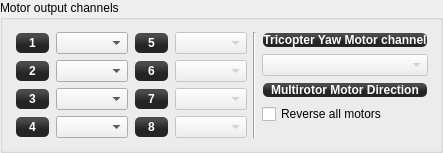
                <widget class="QGroupBox" name="groupBox">
                 <property name="sizePolicy">
                  <sizepolicy hsizetype="Preferred" vsizetype="Preferred">
                   <horstretch>0</horstretch>
                   <verstretch>0</verstretch>
                  </sizepolicy>
                 </property>
                 <property name="minimumSize">
                  <size>
                   <width>0</width>
                   <height>140</height>
                  </size>
                 </property>
                 <property name="title">
                  <string>Motor output channels</string>
                 </property>
                 <layout class="QGridLayout" name="gridLayout_6" columnstretch="1,1,0,0,1">
                  <property name="leftMargin">
                   <number>12</number>
                  </property>
                  <property name="topMargin">
                   <number>12</number>
                  </property>
                  <property name="rightMargin">
                   <number>12</number>
                  </property>
                  <property name="bottomMargin">
                   <number>12</number>
                  </property>
                  <item row="0" column="0" rowspan="5">
                   <layout class="QFormLayout" name="formLayout_2">
                    <property name="sizeConstraint">
                     <enum>QLayout::SetMaximumSize</enum>
                    </property>
                    <property name="fieldGrowthPolicy">
                     <enum>QFormLayout::AllNonFixedFieldsGrow</enum>
                    </property>
                    <property name="verticalSpacing">
                     <number>6</number>
                    </property>
                    <item row="0" column="0">
                     <widget class="QLabel" name="MotorOutputLabel1">
                      <property name="minimumSize">
                       <size>
                        <width>35</width>
                        <height>0</height>
                       </size>
                      </property>
                      <property name="styleSheet">
                       <string notr="true">background-color: qlineargradient(spread:reflect, x1:0.507, y1:0, x2:0.507, y2:0.772, stop:0.208955 rgba(74, 74, 74, 255), stop:0.78607 rgba(36, 36, 36, 255));
color: rgb(255, 255, 255);
border-radius: 5;
font: bold 12px;
margin:1px;</string>
                      </property>
                      <property name="text">
                       <string>1</string>
                      </property>
                      <property name="alignment">
                       <set>Qt::AlignCenter</set>
                      </property>
                     </widget>
                    </item>
                    <item row="0" column="1">
                     <widget class="QComboBox" name="multiMotorChannelBox1">
                      <property name="toolTip">
                       <string>Assign your motor output channels using the drawing above as a reference. Respect propeller rotation.</string>
                      </property>
                     </widget>
                    </item>
                    <item row="1" column="0">
                     <widget class="QLabel" name="MotorOutputLabel2">
                      <property name="minimumSize">
                       <size>
                        <width>35</width>
                        <height>0</height>
                       </size>
                      </property>
                      <property name="styleSheet">
                       <string notr="true">background-color: qlineargradient(spread:reflect, x1:0.507, y1:0, x2:0.507, y2:0.772, stop:0.208955 rgba(74, 74, 74, 255), stop:0.78607 rgba(36, 36, 36, 255));
color: rgb(255, 255, 255);
border-radius: 5;
font: bold 12px;
margin:1px;</string>
                      </property>
                      <property name="text">
                       <string>2</string>
                      </property>
                      <property name="alignment">
                       <set>Qt::AlignCenter</set>
                      </property>
                     </widget>
                    </item>
                    <item row="1" column="1">
                     <widget class="QComboBox" name="multiMotorChannelBox2">
                      <property name="toolTip">
                       <string>Assign your motor output channels using the drawing above as a reference. Respect propeller rotation.</string>
                      </property>
                     </widget>
                    </item>
                    <item row="2" column="0">
                     <widget class="QLabel" name="MotorOutputLabel3">
                      <property name="minimumSize">
                       <size>
                        <width>35</width>
                        <height>0</height>
                       </size>
                      </property>
                      <property name="styleSheet">
                       <string notr="true">background-color: qlineargradient(spread:reflect, x1:0.507, y1:0, x2:0.507, y2:0.772, stop:0.208955 rgba(74, 74, 74, 255), stop:0.78607 rgba(36, 36, 36, 255));
color: rgb(255, 255, 255);
border-radius: 5;
font: bold 12px;
margin:1px;</string>
                      </property>
                      <property name="text">
                       <string>3</string>
                      </property>
                      <property name="alignment">
                       <set>Qt::AlignCenter</set>
                      </property>
                     </widget>
                    </item>
                    <item row="2" column="1">
                     <widget class="QComboBox" name="multiMotorChannelBox3">
                      <property name="toolTip">
                       <string>Assign your motor output channels using the drawing above as a reference. Respect propeller rotation.</string>
                      </property>
                     </widget>
                    </item>
                    <item row="3" column="0">
                     <widget class="QLabel" name="MotorOutputLabel4">
                      <property name="minimumSize">
                       <size>
                        <width>35</width>
                        <height>0</height>
                       </size>
                      </property>
                      <property name="styleSheet">
                       <string notr="true">background-color: qlineargradient(spread:reflect, x1:0.507, y1:0, x2:0.507, y2:0.772, stop:0.208955 rgba(74, 74, 74, 255), stop:0.78607 rgba(36, 36, 36, 255));
color: rgb(255, 255, 255);
border-radius: 5;
font: bold 12px;
margin:1px;</string>
                      </property>
                      <property name="text">
                       <string>4</string>
                      </property>
                      <property name="alignment">
                       <set>Qt::AlignCenter</set>
                      </property>
                     </widget>
                    </item>
                    <item row="3" column="1">
                     <widget class="QComboBox" name="multiMotorChannelBox4">
                      <property name="toolTip">
                       <string>Assign your motor output channels using the drawing above as a reference. Respect propeller rotation.</string>
                      </property>
                     </widget>
                    </item>
                   </layout>
                  </item>
                  <item row="0" column="1" rowspan="5">
                   <layout class="QFormLayout" name="formLayout_4">
                    <property name="sizeConstraint">
                     <enum>QLayout::SetMaximumSize</enum>
                    </property>
                    <property name="fieldGrowthPolicy">
                     <enum>QFormLayout::AllNonFixedFieldsGrow</enum>
                    </property>
                    <property name="verticalSpacing">
                     <number>6</number>
                    </property>
                    <item row="0" column="0">
                     <widget class="QLabel" name="MotorOutputLabel5">
                      <property name="minimumSize">
                       <size>
                        <width>35</width>
                        <height>0</height>
                       </size>
                      </property>
                      <property name="styleSheet">
                       <string notr="true">background-color: qlineargradient(spread:reflect, x1:0.507, y1:0, x2:0.507, y2:0.772, stop:0.208955 rgba(74, 74, 74, 255), stop:0.78607 rgba(36, 36, 36, 255));
color: rgb(255, 255, 255);
border-radius: 5;
font: bold 12px;
margin:1px;</string>
                      </property>
                      <property name="text">
                       <string>5</string>
                      </property>
                      <property name="alignment">
                       <set>Qt::AlignCenter</set>
                      </property>
                     </widget>
                    </item>
                    <item row="0" column="1">
                     <widget class="QComboBox" name="multiMotorChannelBox5">
                      <property name="enabled">
                       <bool>false</bool>
                      </property>
                      <property name="sizePolicy">
                       <sizepolicy hsizetype="Preferred" vsizetype="Fixed">
                        <horstretch>0</horstretch>
                        <verstretch>0</verstretch>
                       </sizepolicy>
                      </property>
                      <property name="toolTip">
                       <string>Assign your motor output channels using the drawing above as a reference. Respect propeller rotation.</string>
                      </property>
                     </widget>
                    </item>
                    <item row="1" column="0">
                     <widget class="QLabel" name="MotorOutputLabel6">
                      <property name="minimumSize">
                       <size>
                        <width>35</width>
                        <height>0</height>
                       </size>
                      </property>
                      <property name="styleSheet">
                       <string notr="true">background-color: qlineargradient(spread:reflect, x1:0.507, y1:0, x2:0.507, y2:0.772, stop:0.208955 rgba(74, 74, 74, 255), stop:0.78607 rgba(36, 36, 36, 255));
color: rgb(255, 255, 255);
border-radius: 5;
font: bold 12px;
margin:1px;</string>
                      </property>
                      <property name="text">
                       <string>6</string>
                      </property>
                      <property name="alignment">
                       <set>Qt::AlignCenter</set>
                      </property>
                     </widget>
                    </item>
                    <item row="1" column="1">
                     <widget class="QComboBox" name="multiMotorChannelBox6">
                      <property name="enabled">
                       <bool>false</bool>
                      </property>
                      <property name="toolTip">
                       <string>Assign your motor output channels using the drawing above as a reference. Respect propeller rotation.</string>
                      </property>
                     </widget>
                    </item>
                    <item row="2" column="0">
                     <widget class="QLabel" name="MotorOutputLabel7">
                      <property name="minimumSize">
                       <size>
                        <width>35</width>
                        <height>0</height>
                       </size>
                      </property>
                      <property name="styleSheet">
                       <string notr="true">background-color: qlineargradient(spread:reflect, x1:0.507, y1:0, x2:0.507, y2:0.772, stop:0.208955 rgba(74, 74, 74, 255), stop:0.78607 rgba(36, 36, 36, 255));
color: rgb(255, 255, 255);
border-radius: 5;
font: bold 12px;
margin:1px;</string>
                      </property>
                      <property name="text">
                       <string>7</string>
                      </property>
                      <property name="alignment">
                       <set>Qt::AlignCenter</set>
                      </property>
                     </widget>
                    </item>
                    <item row="2" column="1">
                     <widget class="QComboBox" name="multiMotorChannelBox7">
                      <property name="enabled">
                       <bool>false</bool>
                      </property>
                      <property name="toolTip">
                       <string>Assign your motor output channels using the drawing above as a reference. Respect propeller rotation.</string>
                      </property>
                     </widget>
                    </item>
                    <item row="3" column="0">
                     <widget class="QLabel" name="MotorOutputLabel8">
                      <property name="minimumSize">
                       <size>
                        <width>35</width>
                        <height>0</height>
                       </size>
                      </property>
                      <property name="styleSheet">
                       <string notr="true">background-color: qlineargradient(spread:reflect, x1:0.507, y1:0, x2:0.507, y2:0.772, stop:0.208955 rgba(74, 74, 74, 255), stop:0.78607 rgba(36, 36, 36, 255));
color: rgb(255, 255, 255);
border-radius: 5;
font: bold 12px;
margin:1px;</string>
                      </property>
                      <property name="text">
                       <string>8</string>
                      </property>
                      <property name="alignment">
                       <set>Qt::AlignCenter</set>
                      </property>
                     </widget>
                    </item>
                    <item row="3" column="1">
                     <widget class="QComboBox" name="multiMotorChannelBox8">
                      <property name="enabled">
                       <bool>false</bool>
                      </property>
                      <property name="toolTip">
                       <string>Assign your motor output channels using the drawing above as a reference. Respect propeller rotation.</string>
                      </property>
                     </widget>
                    </item>
                   </layout>
                  </item>
                  <item row="0" column="2" rowspan="5" colspan="2">
                   <widget class="Line" name="line">
                    <property name="sizePolicy">
                     <sizepolicy hsizetype="Fixed" vsizetype="Preferred">
                      <horstretch>0</horstretch>
                      <verstretch>0</verstretch>
                     </sizepolicy>
                    </property>
                    <property name="orientation">
                     <enum>Qt::Vertical</enum>
                    </property>
                   </widget>
                  </item>
                  <item row="2" column="4">
                   <widget class="QLabel" name="label_3">
                    <property name="sizePolicy">
                     <sizepolicy hsizetype="Preferred" vsizetype="Fixed">
                      <horstretch>0</horstretch>
                      <verstretch>0</verstretch>
                     </sizepolicy>
                    </property>
                    <property name="minimumSize">
                     <size>
                      <width>0</width>
                      <height>16</height>
                     </size>
                    </property>
                    <property name="styleSheet">
                     <string notr="true">background-color: qlineargradient(spread:reflect, x1:0.507, y1:0, x2:0.507, y2:0.772, stop:0.208955 rgba(74, 74, 74, 255), stop:0.78607 rgba(36, 36, 36, 255));
color: rgb(255, 255, 255);
border-radius: 5;
font: bold 12px;
margin:1px;</string>
                    </property>
                    <property name="text">
                     <string>Multirotor Motor Direction</string>
                    </property>
                    <property name="alignment">
                     <set>Qt::AlignCenter</set>
                    </property>
                   </widget>
                  </item>
                  <item row="1" column="4">
                   <widget class="QComboBox" name="triYawChannelBox">
                    <property name="enabled">
                     <bool>false</bool>
                    </property>
                    <property name="sizePolicy">
                     <sizepolicy hsizetype="MinimumExpanding" vsizetype="Fixed">
                      <horstretch>0</horstretch>
                      <verstretch>0</verstretch>
                     </sizepolicy>
                    </property>
                    <property name="minimumSize">
                     <size>
                      <width>40</width>
                      <height>0</height>
                     </size>
                    </property>
                   </widget>
                  </item>
                  <item row="0" column="4">
                   <widget class="QLabel" name="label_2">
                    <property name="sizePolicy">
                     <sizepolicy hsizetype="Expanding" vsizetype="Fixed">
                      <horstretch>0</horstretch>
                      <verstretch>0</verstretch>
                     </sizepolicy>
                    </property>
                    <property name="minimumSize">
                     <size>
                      <width>0</width>
                      <height>16</height>
                     </size>
                    </property>
                    <property name="styleSheet">
                     <string notr="true">background-color: qlineargradient(spread:reflect, x1:0.507, y1:0, x2:0.507, y2:0.772, stop:0.208955 rgba(74, 74, 74, 255), stop:0.78607 rgba(36, 36, 36, 255));
color: rgb(255, 255, 255);
border-radius: 5;
font: bold 12px;
margin:1px;</string>
                    </property>
                    <property name="text">
                     <string>Tricopter Yaw Motor channel</string>
                    </property>
                    <property name="alignment">
                     <set>Qt::AlignCenter</set>
                    </property>
                   </widget>
                  </item>
                  <item row="3" column="4">
                   <widget class="QCheckBox" name="MultirotorRevMixercheckBox">
                    <property name="text">
                     <string>Reverse all motors</string>
                    </property>
                   </widget>
                  </item>
                 </layout>
                </widget>
